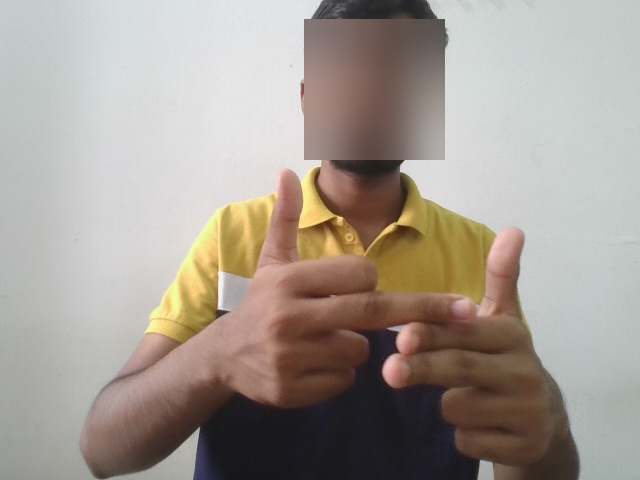
#> input picture AITRANSLATOR/images for phrases/again/11.png, 640 x 480 px; its folder holds only this picture in this run
$ python generate_sign_videos.py
#> lines starting #> are read from the running program, lines starting #| are printed output that depends on the picture
import argparse
from pathlib import Path

import cv2

BASE_DIR = Path(__file__).resolve().parent
DEFAULT_FRAMES_DIR = BASE_DIR / "images for phrases"
DEFAULT_OUTPUT_DIR = BASE_DIR / "static" / "generated_sign_videos"
IMAGE_EXTENSIONS = {".png", ".jpg", ".jpeg", ".bmp"}


def safe_video_name(label):
    return "".join(char.lower() if char.isalnum() else "_" for char in label).strip("_") + ".mp4"


def collect_frames(label_dir):
    return sorted([path for path in label_dir.iterdir() if path.suffix.lower() in IMAGE_EXTENSIONS])


def render_video(label, frames, output_path, size=(640, 480), fps=8):
#> called with label = 'again', size = (640, 480), fps = 8
    output_path.parent.mkdir(parents=True, exist_ok=True)
    writer = cv2.VideoWriter(str(output_path), cv2.VideoWriter_fourcc(*"mp4v"), fps, size)
    if not writer.isOpened():
        raise RuntimeError(f"Could not create video: {output_path}")

    for frame_path in frames:
        image = cv2.imread(str(frame_path))
#> image is the input picture: shape (480, 640, 3); mean B, G, R 147, 155.4, 164.3
        if image is None:
            continue
        canvas = cv2.resize(image, size, interpolation=cv2.INTER_AREA)
        cv2.rectangle(canvas, (0, size[1] - 58), (size[0], size[1]), (12, 24, 38), -1)
        cv2.putText(canvas, label, (18, size[1] - 20), cv2.FONT_HERSHEY_SIMPLEX, 1.0, (255, 255, 255), 2, cv2.LINE_AA)
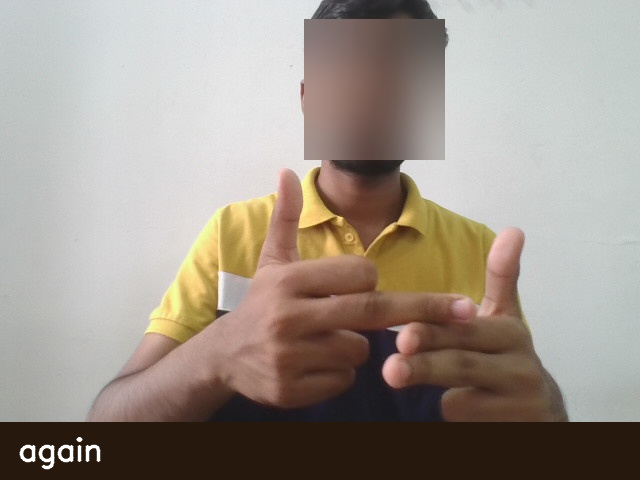
#> canvas: shape (480, 640, 3); mean B, G, R 139.7, 149.4, 159.3
        writer.write(canvas)

    writer.release()


def main():
    parser = argparse.ArgumentParser(description="Generate downloadable MP4 sign videos from existing sign image frames.")
    parser.add_argument("--frames-dir", type=Path, default=DEFAULT_FRAMES_DIR)
    parser.add_argument("--output-dir", type=Path, default=DEFAULT_OUTPUT_DIR)
    parser.add_argument("--fps", type=int, default=8)
    parser.add_argument("--width", type=int, default=640)
    parser.add_argument("--height", type=int, default=480)
    args = parser.parse_args()

    if not args.frames_dir.is_dir():
        raise FileNotFoundError(f"Frames directory not found: {args.frames_dir}")

    generated = 0
    for label_dir in sorted([path for path in args.frames_dir.iterdir() if path.is_dir()]):
        frames = collect_frames(label_dir)
        if not frames:
            continue
        output_path = args.output_dir / safe_video_name(label_dir.name)
        render_video(label_dir.name, frames, output_path, size=(args.width, args.height), fps=args.fps)
        generated += 1
        print(f"Generated {output_path} from {len(frames)} frames")
#> pass 2 of the loop in main, `for label_dir in sorted([path for path in args.frames_dir.iterdir() if..`:
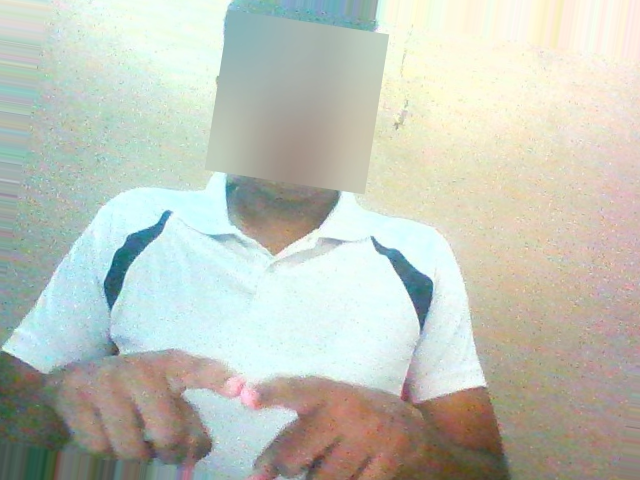
#> input picture AITRANSLATOR/images for phrases/agree/10.png, 640 x 480 px
#> in render_video, image is the input picture: shape (480, 640, 3); mean B, G, R 185.7, 196.3, 191.6
#> in render_video (call 2), `cv2.putText(canvas, label, (18, size[1] - 20), cv2.FONT_HERSHEY_SIMPLE..`:
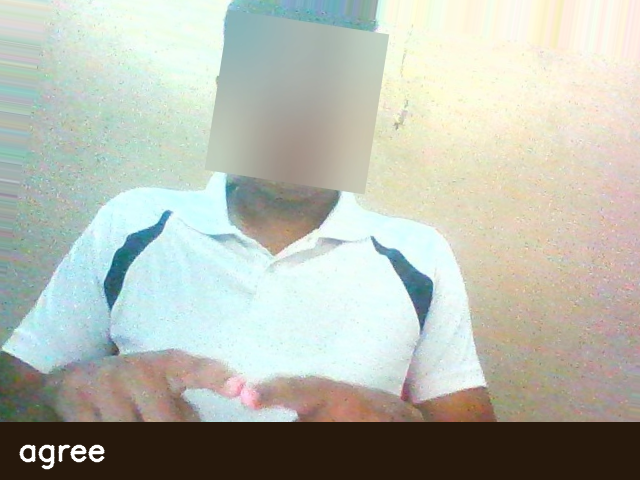
#> canvas: shape (480, 640, 3); mean B, G, R 174.8, 185.2, 180.7

    print(f"Done. Generated {generated} videos in {args.output_dir}")


if __name__ == "__main__":
    main()
